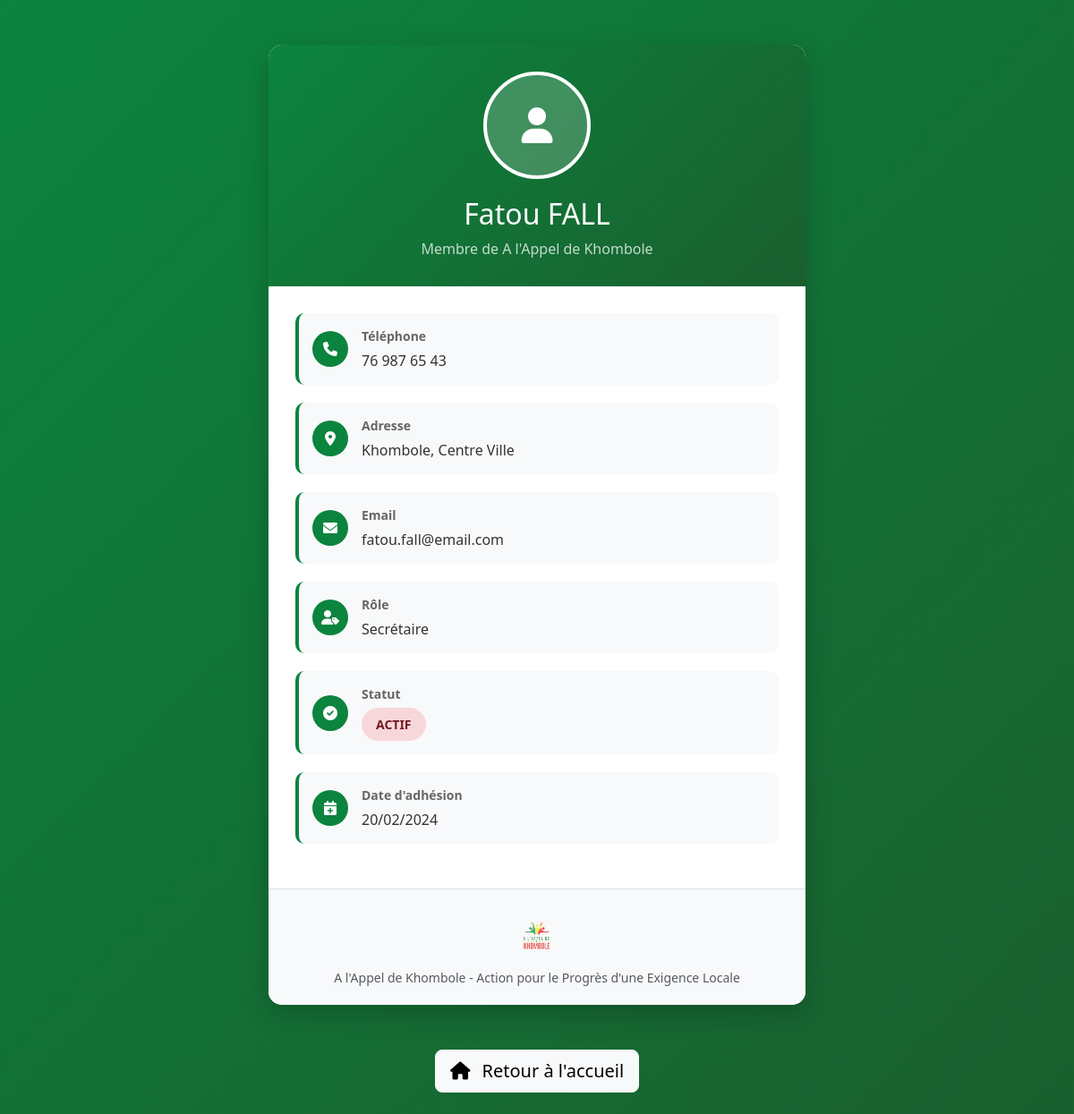
Screenshot of /profil_membre.php?id=2 with the database file from the repository.
### tables this page shows
CREATE TABLE IF NOT EXISTS membres (
    id INT AUTO_INCREMENT PRIMARY KEY,
    nom VARCHAR(100) NOT NULL,
    prenom VARCHAR(100) NOT NULL,
    date_naissance DATE NULL,
    telephone VARCHAR(20) NOT NULL,
    email VARCHAR(150) NULL,
    adresse TEXT NOT NULL,
    photo VARCHAR(255) NULL,
    role ENUM('Membre', 'Responsable', 'Président', 'Vice-Président', 'Secrétaire', 'Trésorier', 'Autre') DEFAULT 'Membre',
    statut ENUM('Actif', 'Inactif', 'Suspendu') DEFAULT 'Actif',
    date_adhesion DATE NOT NULL,
    qr_code VARCHAR(255) NULL,
    created_at TIMESTAMP DEFAULT CURRENT_TIMESTAMP,
    updated_at TIMESTAMP DEFAULT CURRENT_TIMESTAMP ON UPDATE CURRENT_TIMESTAMP
);

### classes/Membre.php (called while the page is built, shortened)
<?php
require_once __DIR__ . '/../config/database.php';
class Membre {
    private $conn;
    private $table = 'membres';
    public function __construct() {
        $database = new Database();
        $this->conn = $database->getConnection();
    }
    public function obtenirParId($id) {
        $query = "SELECT * FROM " . $this->table . " WHERE id = :id";
        $stmt = $this->conn->prepare($query);
        $stmt->bindParam(':id', $id);
        $stmt->execute();
        return $stmt->fetch(PDO::FETCH_ASSOC);
    }
}
?>

### config/database.php (called while the page is built, shortened)
<?php
class Database {
    private $host = 'localhost';
    private $db_name = 'khombole_membres';
    private $username = 'root';
    private $password = '';
    public function getConnection() {
        $this->conn = null;
        try {
            $this->conn = new PDO("mysql:host=" . $this->host . ";dbname=" . $this->db_name,
                                $this->username, $this->password);
            $this->conn->setAttribute(PDO::ATTR_ERRMODE, PDO::ERRMODE_EXCEPTION);
            $this->conn->exec("set names utf8");
        } catch(PDOException $exception) {
            echo "Erreur de connexion: " . $exception->getMessage();
        }
        return $this->conn;
    }
}
?>

### profil_membre.php (the view, shortened to what this page needs)
<?php
require_once 'classes/Membre.php';
$membre_obj = new Membre();
$membre = $membre_obj->obtenirParId($_GET['id']);
?>
<!DOCTYPE html>
<html lang="fr">
<head>
    <link href="https://cdn.jsdelivr.net/npm/bootstrap@5.3.0/dist/css/bootstrap.min.css" rel="stylesheet">
    <link rel="stylesheet" href="https://cdnjs.cloudflare.com/ajax/libs/font-awesome/6.0.0/css/all.min.css">
</head>
<body>
    <div class="container">
        <div class="profile-card">
            <div class="profile-header">
                <?php if ($membre['photo'] && file_exists('uploads/photos/' . $membre['photo'])): ?>
                    <img src="uploads/photos/<?php echo htmlspecialchars($membre['photo']); ?>"
                         alt="Photo du membre" class="profile-photo">
                <?php else: ?>
                    <div class="profile-photo-placeholder">
                        <i class="fas fa-user"></i>
                    </div>
                <?php endif; ?>
                <h2 class="mb-2"><?php echo htmlspecialchars($membre['prenom'] . ' ' . $membre['nom']); ?></h2>
                <p class="mb-0 opacity-75">Membre de A l'Appel de Khombole</p>
            </div>
            <div class="profile-body">
                <div class="info-row">
                    <div class="info-icon">
                        <i class="fas fa-phone"></i>
                    </div>
                    <div class="info-content">
                        <div class="info-label">Téléphone</div>
                        <div class="info-value"><?php echo htmlspecialchars($membre['telephone']); ?></div>
                    </div>
                </div>
                <div class="info-row">
                    <div class="info-icon">
                        <i class="fas fa-map-marker-alt"></i>
                    </div>
                    <div class="info-content">
                        <div class="info-label">Adresse</div>
                        <div class="info-value"><?php echo htmlspecialchars($membre['adresse']); ?></div>
                    </div>
                </div>
                <?php if ($membre['email']): ?>
                <div class="info-row">
                    <div class="info-icon">
                        <i class="fas fa-envelope"></i>
                    </div>
                    <div class="info-content">
                        <div class="info-label">Email</div>
                        <div class="info-value"><?php echo htmlspecialchars($membre['email']); ?></div>
                    </div>
                </div>
                <?php endif; ?>
                <div class="info-row">
                    <div class="info-icon">
                        <i class="fas fa-user-tag"></i>
                    </div>
                    <div class="info-content">
                        <div class="info-label">Rôle</div>
                        <div class="info-value"><?php echo htmlspecialchars($membre['role']); ?></div>
                    </div>
                </div>
                <div class="info-row">
                    <div class="info-icon">
                        <i class="fas fa-check-circle"></i>
                    </div>
                    <div class="info-content">
                        <div class="info-label">Statut</div>
                        <div class="info-value">
                            <span class="status-badge <?php echo $membre['statut'] === 'actif' ? 'status-actif' : 'status-inactif'; ?>">
                                <?php echo htmlspecialchars($membre['statut']); ?>
                            </span>
                        </div>
                    </div>
                </div>
                <div class="info-row">
                    <div class="info-icon">
                        <i class="fas fa-calendar-plus"></i>
                    </div>
                    <div class="info-content">
                        <div class="info-label">Date d'adhésion</div>
                        <div class="info-value"><?php echo date('d/m/Y', strtotime($membre['date_adhesion'])); ?></div>
                    </div>
                </div>
            </div>
            <div class="logo-footer">
                <img src="logo.png" alt="Logo A l'Appel de Khombole">
                <p class="mt-2 mb-0 text-muted small">A l'Appel de Khombole - Action pour le Progrès d'une Exigence Locale</p>
            </div>
        </div>
        <div class="text-center mb-4">
            <a href="index.php" class="btn btn-light btn-lg">
                <i class="fas fa-home me-2"></i>
                Retour à l'accueil
            </a>
        </div>
    </div>
</body>
</html>

### profil_membre.php (style rules this page uses)
body { background: linear-gradient(135deg, #0b843e 0%, #1a5f2e 100%); min-height: 100vh; font-family: 'Segoe UI', Tahoma, Geneva, Verdana, sans-serif; }
.profile-card { background: white; border-radius: 15px; box-shadow: 0 10px 30px rgba(0,0,0,0.2); overflow: hidden; margin: 50px auto; max-width: 600px; }
.profile-header { background: linear-gradient(135deg, #0b843e, #1a5f2e); color: white; padding: 30px; text-align: center; }
.profile-photo-placeholder { width: 120px; height: 120px; border-radius: 50%; border: 4px solid white; background: rgba(255,255,255,0.2); display: flex; align-items: center; justify-content: center; margin: 0 auto 20px; font-size: 40px; color: white; }
.profile-body { padding: 30px; }
.info-row { display: flex; align-items: center; margin-bottom: 20px; padding: 15px; background: #f8f9fa; border-radius: 10px; border-left: 4px solid #0b843e; }
.info-icon { width: 40px; height: 40px; background: #0b843e; color: white; border-radius: 50%; display: flex; align-items: center; justify-content: center; margin-right: 15px; flex-shrink: 0; }
.info-content { flex-grow: 1; }
.info-label { font-weight: 600; color: #666; font-size: 14px; margin-bottom: 5px; }
.info-value { font-size: 16px; color: #333; font-weight: 500; }
.status-badge { display: inline-block; padding: 8px 16px; border-radius: 20px; font-size: 14px; font-weight: 600; text-transform: uppercase; }
.status-inactif { background: #f8d7da; color: #721c24; }
.logo-footer { text-align: center; padding: 20px; background: #f8f9fa; border-top: 1px solid #dee2e6; }
.logo-footer img { height: 60px; opacity: 0.7; }

### rows the page displays
membres: prenom+nom "Fatou FALL", telephone "76 987 65 43", adresse "Khombole, Centre Ville", email "fatou.fall@email.com", role "Secrétaire", statut "ACTIF", date_adhesion "20/02/2024"
